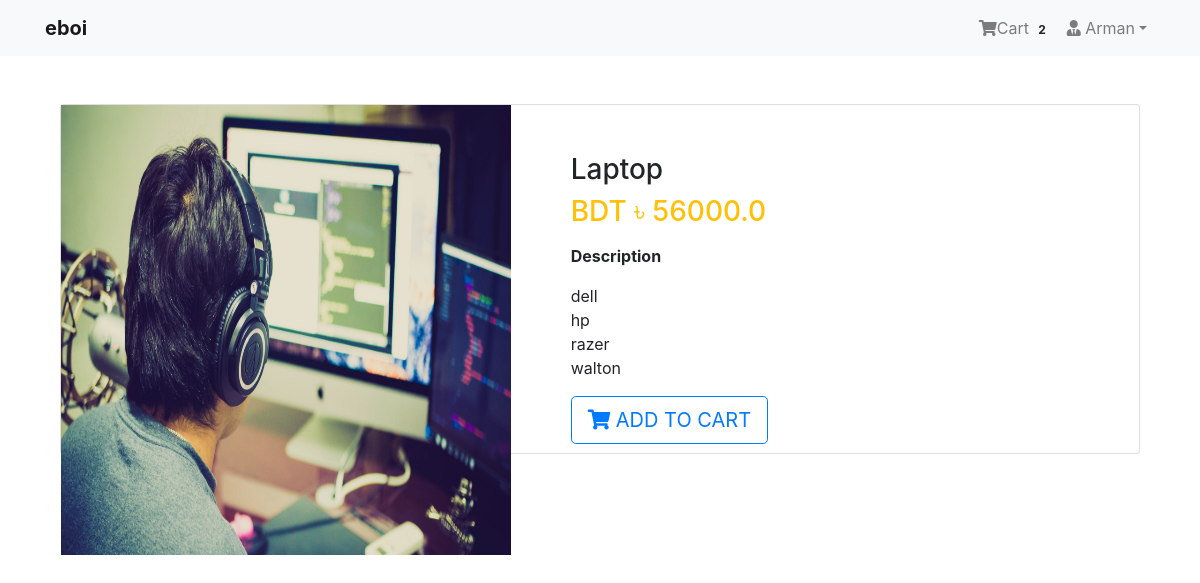
The page /product/2/ (signed in) on the database its author committed.
### App_Login/models.py (models this page shows, shortened)
class User(AbstractBaseUser, PermissionsMixin):
    email = models.EmailField(unique=True, null=False)
    is_staff = models.BooleanField(
        ugettext_lazy('staff status'),
        default = False,
        help_text = ugettext_lazy('Designates Whether the user can log in this site')
    )
    is_active = models.BooleanField(
        ugettext_lazy('active'),
        default = True,
        help_text=ugettext_lazy(' Designates Whether this user should be treated as active. Unselect this instead of deleting accounts')
    )
    USERNAME_FIELD = 'email'
    objects = MyUserManager()

class Profile(models.Model):
    user = models.OneToOneField(User, on_delete=models.CASCADE, related_name = 'profile')
    username = models.CharField(max_length = 264, blank=True)
    full_name = models.CharField(max_length = 264, blank= True)
    address_1 = models.TextField(max_length=264, blank =True)
    city = models.CharField(max_length=264, blank=True)
    zipcode = models.CharField(max_length=10, blank=True)
    country = models.CharField(max_length=50, blank=True)
    phone = models.CharField(max_length=20, blank=True)
    date_joined = models.DateTimeField(auto_now_add=True)

### App_Order/models.py (models this page shows, shortened)
class  Order(models.Model):
    orderitems = models.ManyToManyField(Cart)
    user = models.ForeignKey(settings.AUTH_USER_MODEL, on_delete=models.CASCADE)
    ordered = models.BooleanField(default=False)
    created = models.DateTimeField(auto_now_add=True)
    paymentId = models.CharField(max_length=264, blank=True, null=True)
    orderId = models.CharField(max_length=200, blank=True, null=True)

### App_Shop/models.py (models this page shows, shortened)
class Product(models.Model):
    mainimage = models.ImageField(upload_to='Products')
    name = models.CharField(max_length=264)
    category = models.ForeignKey(Category, on_delete=models.CASCADE,related_name="category")
    preview_text = models.TextField(max_length=200, verbose_name='Preview Text')
    detail_text = models.TextField(max_length=1000, verbose_name='Description')
    price =models.FloatField()
    old_price = models.FloatField(default=0.00)
    created = models.DateTimeField(auto_now_add=True)
    class Meta:
        ordering = ['-created',]

### App_Shop/views.py (the view)
# urls.py: path('product/<pk>/', views.ProductDetail.as_view(), name='product_detail'),
class ProductDetail(LoginRequiredMixin, DetailView):
    model = Product
    template_name = 'App_Shop/product_detail.html'

### App_Order/templatetags/cart_tag.py (called while the page is built)
@register.filter
def cart_total(user):
    order = Order.objects.filter(user=user, ordered = False)
    if order.exists():
        return order[0].orderitems.count()
    else:
        return 0

### templates/App_Shop/product_detail.html
{% extends 'base.html' %}
{% block body_block %}
  <div class="container my-5">
    <div class="card">
      <div class="row">
        <aside class="col-sm-5 border-right">
          <article class="gallery-wrap">
            <div class="img-big-wrap">
              <div>
                <a href="#"> <img src="/media/{{object.mainimage}}"
                style="width:450px"></a>
              </div>
            </div>
          </article>
        </aside>
        <aside class="col-sm-7">
          <article class="card-body p-5">
            <h3 class="title mp-3">{{object.name}}</h3>
            <p class="price-detail-wrap">
              <span class="price h3 text-warning">
                <span class="currency"> BDT &#2547; </span><span class="num">{{object.price}}</span>
              </span>
            </p>
            <dl class="item-property">
              <dt>Description</dt>
              <dd>
                <p>{{object.detail_text|linebreaks}}</p>
              </dd>
            </dl>
            <a href="{% url 'App_Order:add' pk=object.pk %}" class="btn btn-lg btn-outline-primary text-uppercase"> <i class="fas fa-shopping-cart"></i> Add to Cart</a>
          </article>
        </aside>
      </div>
    </div>
  </div>
{% endblock %}

### templates/base.html (shortened to what this page needs)
{% load static %}
<!DOCTYPE html>
<html lang="en" dir="ltr">
  <head>
    <link rel="stylesheet" href="https://maxcdn.bootstrapcdn.com/bootstrap/4.0.0/css/bootstrap.min.css"
>
    <link href="https://cdnjs.cloudflare.com/ajax/libs/font-awesome/5.10.2/css/all.css"
    rel="stylesheet">
    <link rel="stylesheet" href="{% static 'css/main.css' %}">
  </head>
  <body>
    {% include 'navbar.html' %}
    <div class="container">
      {% block body_block %} {% endblock %}
    </div>
  </body>
</html>

### templates/navbar.html (shortened to what this page needs)
{% load cart_tag %}
<nav class="navbar navbar-expand-lg navbar-light bg-light">
  <div class="container">
    <a class="navbar-brand" href="{% url 'App_Shop:home' %}"> <b>eboi</b> </a>
  <div class="collapse navbar-collapse" id="navbarNav">
    <ul class="navbar-nav ml-auto">
       {% if request.user.is_authenticated %}
      <li class="nav-item">
        <a href="{% url 'App_Order:cart' %}" class="nav-link">
          <i class="fa fa-shopping-cart"></i>Cart
          <span class="badge badge-light">{{ request.user | cart_total }}</span>
        </a>
      </li>
      <li class="nav-item dropdown">
        <a class="nav-link dropdown-toggle" href="#" id="navbarDropdown"
        role="button" data-toggle="dropdown" aria-haspopup="true" aria-expanded="false">
      <i class="fas fa-user-tie"></i>
      {{request.user.profile.username}}</a>
      </li>
      {% else %}
      <li class="nav-item">
        <a href="{% url 'App_Login:login' %}" class="btn btn-primary">Login</a>
      </li>
      {% endif %}
    </ul>
   </div>
  </div>
</nav>

### static/css/main.css (style rules this page uses)
.gallery-wrap .img-big-wrap img { height: 450px; width: auto; display: inline-block; cursor: zoom-in; }

### templates/base.html (style rules this page uses)
.card { height: 350px; }

### rows shown on the page
User: user|cart_total "2", user.profile.username "Arman"
Product: mainimage (picture), name "Laptop", price "56000.0", detail_text "dell hp razer walton"
